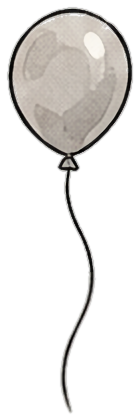
#> input picture videos/12_lenta/reel_friend/anim/kit/balloon.png, 140 x 420 px, given in place of d1_clock_x2.png, which was not available
$ python kit_clock.py
#> lines starting #> are read from the running program, lines starting #| are printed output that depends on the picture
### scripts/anim.py
"""Движение внутри рисунка рилса (25.10, слово владельца: «сильное движение, а не только эффект камеры… профессионально,
не на коленке»). Сцена рилса — модуль videos/NN/reel/anim/<имя>.py со своими слоями и ключами; этот модуль — общее:

- кривые и пружины: cubic-bezier как в After Effects (`bezier`), падение под тяжестью (`gravity`), затухающая пружина
  (`spring`) для отскока и успокоения — числа движения берутся из физики, а не подбором;
- ключи (`Track`): значение по ключевым кадрам, у каждого отрезка своя кривая;
- рисунок на двойках (`on_twos`): рисованное меняется 12 раз в секунду, камера рилса идёт 30 — главный признак
  рисованной анимации (так уже живёт кукла, DOLL_FPS);
- слой (`Layer`): RGBA-вырезка с точкой опоры; ставится поворотом, сдвигом и сжатием вдоль своей оси — фон под ним не
  растягивается (пробник v3 тянул кусок картинки вокруг предмета: «резина»);
- смаз (`smear`): только у движущегося слоя, вдоль скорости, с чётким передним краем — как смаз-кадр аниматора,
  а не среднее нескольких кадров всей картинки (v3: мутное двойное пятно);
- штрихи удара тушью (`impact_strokes`): сужаются к концам, как линия пера, у каждого рисунка чуть свои.

Сцена отдаёт `frame(t, ctx) -> (картинка исходника ×2, камера)`; камера — поправка к окну плана reel.py
(сдвиг, наезд, поворот), её считает сцена: удар, задержка на ударе, тряска — это реакция на событие рисунка.
"""
import math
import importlib.util
import os

import cv2
import numpy as np

DRAW_FPS = 12


def on_twos(t, fps=DRAW_FPS):
    return math.floor(t * fps + 1e-6) / fps


def clamp01(u):
    return 0.0 if u < 0 else 1.0 if u > 1 else u


def bezier(p1x, p1y, p2x, p2y):
    """cubic-bezier(p1x, p1y, p2x, p2y) — та же кривая, что в CSS и After Effects. Возвращает u -> значение."""
    # [9 lines left out: function f, not called in this run]
    return f


LINEAR = lambda u: clamp01(u)                       # noqa: E731
EASE_OUT = bezier(0.22, 1.0, 0.36, 1.0)              # быстрый вход, долгое торможение (ease-out-quint)
EASE_IN = bezier(0.55, 0.0, 1.0, 0.45)               # разгон
EASE_IO = bezier(0.65, 0.0, 0.35, 1.0)
SNAP = bezier(0.16, 1.0, 0.3, 1.0)                    # резкий наезд камеры: 80% пути за первую треть


# [14 lines left out: functions gravity, spring, not called in this run]


class Track:
    """Значение по ключам: [(t, значение, кривая отрезка до следующего ключа)]. Значение — число или кортеж."""

    def __init__(self, keys):
        self.keys = sorted(keys, key=lambda k: k[0])

    # [11 lines left out: function __call__, not called in this run]


class Layer:
    """Вырезка RGBA (float32, альфа 0..1) с точкой опоры в своих координатах."""

    # [17 lines left out: functions __init__, cut, not called in this run]

    def home(self):
        """Точка опоры слоя на рисунке в покое."""
        return self.origin + self.pivot

    # [93 lines left out: functions matrix, draw, _smear, stroke, _vhash, vnoise, not called in this run]


# ПРАВИЛО 28 (владелец 03.11): влёт камеры на 0 с — мощный, красивый, динамичный, ПО УМОЛЧАНИЮ у каждой сцены хука.
# Эталон — рилс 17 «Пашешь, а итог ноль?» (владелец: «пусть это видео будет эталоном… минимум такое приближение… не
# байт в байт, а чтобы одинаковым не было по шаблону… то, что было в старых рилсах, такого никогда не должно быть»).
# Поэтому: (1) прежний мягкий влёт рилсов 08–16 (18 % за 0,25 с, −1,1°, без размытия) из кода удалён — любой вызов
# hook_cam даёт влёт не слабее эталона; (2) у каждого рилса свои параметры: число u ∈ [0, 1] берётся из времени удара
# сцены (своё у каждой озвучки), и каждый параметр идёт от значения эталона (u = 0) только в сторону сильнее, плюс свой
# боковой занос и сторона поворота. Минимум = рилс 17: влёт с 40 % дальше за 0,22 с, перелёт 5 %, поворот 3°,
# размытие движения, второй удар камерой +8 % на ударном слоге.
HOOK28_MIN = dict(zoom=0.40, snap=0.22, over=0.05, roll=3.0, kick=0.08, kick_roll=1.4, freq=1.8, blur=0.5)
HOOK28_MAX = dict(zoom=0.50, snap=0.18, over=0.07, roll=4.2, kick=0.11, kick_roll=2.0, freq=2.2, blur=0.6)
HOOK28_ROLL_SEC, HOOK28_BLUR_MAX, HOOK28_DRIFT = 0.3, 0.07, (60, 40)


# [50 lines left out: functions hook28_params, _hook28_zoom, zoom_blur, hook_cam, not called in this run]


# Рисунок хука двигается сам с первого кадра (владелец 26.10, рилс 08: лента листается уже на первом кадре; в 06 швабра
# начинала дрожать только с 0,15 с). Мера — доля пикселей рисунка, изменившихся между 0 и 0,1 с без камеры.
FIRST_MOTION_DT, FIRST_MOTION_LEVEL = 0.1, 12


# [6 lines left out: function first_frame_motion, not called in this run]


# Стандарт 25 (владелец 03.11: «движение с первого кадра очень интенсивное, ещё динамичнее, чем было»): мера не одного
# шага 0 → 0,1 с, а всей первой секунды кадр за кадром — рисунок не должен ни разу «встать» и в среднем меняться сильно.
OPENING_SEC, OPENING_FPS = 1.0, 30


# [42 lines left out: functions opening_motion, impact_strokes, squash_region, not called in this run]


_FOLLOW = {}
CONTACT_ZONE = 0.4


# [237 lines left out: functions _follow_geo, _centroid, squash_follow, grid, ink_objects, cut_polygon and 6 more, not called in this run]


DARK_BG = 110        # средняя яркость фона вокруг дыры ниже — тёмная стена: LaMa там не проверена (25.10 давала пятна)


def inpaint_bg(img, hole, cache_dir=None, grow=True):
    """ОСНОВНАЯ заливка фона под вырезанным предметом для новых сцен (владелец 02.11: «вообще идеально стало»):
    ореол предмета (свечение, дым) уходит вместе с ним, LaMa продолжает линии сцены (плинтус, пол, край двери),
    тон и зерно — с бумаги этого же рисунка, тень на полу остаётся (scripts/inpaint.py). Считается один раз и
    кладётся в cache_dir. На тёмной стене — прежняя fill_hole (LaMa там не проверена). Возвращает float32 RGB."""
    import inpaint
    img = np.asarray(img, np.float32); hole = np.asarray(hole).astype(bool)
    ring = cv2.dilate(hole.astype(np.uint8), np.ones((31, 31), np.uint8)).astype(bool) & ~hole
    if ring.any() and float(np.median(img[ring].mean(1))) < DARK_BG:
        return fill_hole(img, hole, grain_from="noise")
    if cache_dir:
        return inpaint.cached(img, hole, cache_dir, grow=grow)
    return inpaint.inpaint(img, hole, grow=grow)


# --------------------------------------------------------------------------- нарезка частей тела без артефактов
# Рилс 13 (владелец 02.11, скрин хука 0:00.86): в слой хвоста попали три штриха усов — в рисунке усы щеки проходят через
# просвет завитка, и многоугольник хвоста забрал их; хвост машет — усы висят в воздухе рядом с ним. Тот же класс
# брака у любой части (лапа и шерсть соседа, ухо и прядь чёлки): тонкий штрих принадлежит той части, от которой растёт.
PART_CORE_OPEN = 7        # px: всё тоньше — штрих (ус, волосок, линия), а не тело части
PART_REACH = 10           # px: штрих ближе к телу части — её шерсть; дальше — чужой, уходит в родительский слой
SPUR_BASE = 4             # px: полоса у тела части, где ус и шерсть неразделимы — остаётся части
SPUR_LEN, SPUR_WIDTH = 30, 4.0   # длинный тонкий штрих, торчащий из части (ус через шерсть хвоста), — не её


# [29 lines left out: function split_part, not called in this run]


CLAIM_MIN_LEN = 35          # px: прямой тонкий штрих туши не короче — ус, а не прядь шерсти (пряди — треугольные и короче)
CLAIM_INK, CLAIM_WIDTH = 70, 5  # тушь темнее шерсти (шерсть 60–120); ус не толще 5 px


# [62 lines left out: functions claim_strokes, drop_scene_lines, keep_attached, not called in this run]


PART_UNDERLAP = 14          # px: часть заходит под соседний слой — шов разреза не просвечивает


# [135 lines left out: functions underlap, detached_share, trim_paper_edge, defringe, paper_like, sheet and 2 more, not called in this run]


_SCENES = {}


# [16 lines left out: functions scene, scene_files, not called in this run]


# ── Нарезка по точкам: SAM 2.1 + матирование края + усы (владелец 04.11: «чтобы всё цепляло: телефон в лапах,
# огонёк, усы… главное — лучшее качество») ────────────────────────────────────────────────────────────────────────
# Стенд experiments/cutout (три рисунка, лист compare_3methods.jpg): нынешняя нарезка по туши цепляет линии мебели и
# куски бумаги; BiRefNet вырезает прижатую подушку и фон за телефоном, ест усы (33–147 с, 9 ГБ); SAM 2.1 по точкам
# «кот / не кот» понимает границу предметов, матирование closed-form даёт мягкий край без каймы (3–6 с, 2 ГБ). Чего не
# хватало SAM — усы поверх светлых предметов: их возвращает whisker_alpha.
SAM_REPO, SAM_ZIP = "vietanhdev/segment-anything-2.1-onnx-models", "sam2.1_hiera_small_20260221.zip"   # Apache-2.0
MODEL_DIR = os.environ.get("STICKMAN_MODELS", os.path.expanduser("~/.cache/stickman_models"))
_SAM = {}


# [84 lines left out: functions _sam_sessions, _fill_small_holes, sam_mask, matte_alpha, not called in this run]


WHISKER_REACH = 150    # px ×2: дальше от контура усы не торчат; линия мебели уходит дальше — это не ус
WHISKER_INK = 105      # яркость туши уса (0..255): светлее — это тень или фактура бумаги
WHISKER_SPREAD = 5.0   # px: поперечный разброс штриха; у уса 1–3, у контура капли или дуги подлокотника — больше


# [39 lines left out: functions whisker_alpha, cut_sam, not called in this run]


# ── Фон под слоями — чистая подложка (04.11, стенд experiments/fill): LaMa оставляла призраки (серое пятно шерсти,
# силуэт головы), MI-GAN дорисовывала мусорные линии; модель картинок, перерисовавшая ТОТ ЖЕ рисунок без героя,
# достроила подушку и спинку дивана целиком. В кадр идёт только внутри дыры, после совмещения (ECC) и плавной
# поправки тона по краю. Один платный рисунок на сцену (cx/gpt-image-2.5 medium, 197 550), кэш по содержимому.
PLATE_MODEL, PLATE_SIZE, PLATE_Q = "cx/gpt-image-2.5", "1024x1536", "medium"
PLATE_TONE_MAX = 18          # разница рисунка и подложки, выше которой это уже не тон, а тень, линия или предмет
PLATE_PROMPT = ("Image 1 is a finished drawing. Redraw exactly the same drawing, the same room, furniture, objects, "
                "framing, scale, line work, colours and paper, but WITHOUT {what}: the place where it was shows what is "
                "behind it, the sofa, pillow, floor, wall or furniture continue naturally with their own lines and "
                "colours, as if it had never been there. Nothing else changes: every other object stays in exactly the "
                "same place and size. No letters or numbers anywhere.")


# [55 lines left out: functions _fuse_plate, plate_bg, not called in this run]

### videos/19_opozdal/reel/anim/kit_clock.py
"""Слои хука рилса 19 «Встал рано, а ты опоздал?» для HyperFrames — по базе рилса 13.

Рисунок gen/d1_clock.png ×2 (.cache/anim/d1_clock_x2.png, upscale.py); координаты ×2, сняты сеткой anim.grid 04.11.
Слои: часы целиком (обод, циферблат, подвес) — качаются на гвозде; минутная и часовая стрелки — крутятся; кот (тело со
шарфом и ботинками); хвост (сеткой с физикой, tail_rig); три капли пота. Стена с дверью и полом — фон
(anim.inpaint_bg под каждым предметом). Стена и пол цветные — кота режем по туши (тёмное), а не по «не бумаге»."""
import json
import math
import os
import sys

import cv2
import numpy as np
from PIL import Image

HERE = os.path.dirname(os.path.abspath(__file__)); REEL = os.path.dirname(HERE)
sys.path.insert(0, os.path.join(REEL, "..", "..", "..", "scripts"))
import anim  # noqa: E402
import tail_rig  # noqa: E402

OUT = os.path.join(HERE, "kit")
CACHE = os.path.join(REEL, ".cache", "anim")
ORIGIN = (0, 0)
SIZE = (2048, 3072)
CLOCK_C = (973, 765)              # ось стрелок
NAIL = (982, 88)                  # гвоздь подвеса — ось качания часов
FACE_R, RIM_R0, RIM_R1 = 495, 495, 585
HANGER_BOX = (800, 30, 1170, 240)
CAT_POLY = [(520, 1500), (1000, 1420), (1200, 1450), (1240, 1600), (1300, 1720), (1450, 1790), (1460, 2200),
            (1420, 2560), (1200, 2570), (1160, 2850), (500, 2860), (520, 2620), (600, 2500), (430, 2430), (420, 2200),
            (540, 2150), (520, 2070), (430, 2060), (430, 1900), (520, 1880)]
TAIL_POLY = [(100, 1540), (520, 1540), (520, 2150), (430, 2190), (420, 2430), (610, 2470), (640, 2620), (100, 2620)]
TAIL_PIVOT = (620, 2500)          # основание хвоста у тела
DROPS_BOX = (1195, 1430, 1410, 1740)
FEET = (850, 2800)
HEAD = (1000, 1880)


def fill_smooth(img, hole, k=8, seed=19):
    """Гладкая стена за часами: LaMa на дыре в полстены дорисовывала призрак обода (кольцо из тени). Стена здесь —
    ровный градиент, поэтому заливка — TELEA на копии в k раз меньше + зерно этой же стены, без придумывания линий."""
    H, W = hole.shape
    u8 = np.clip(img, 0, 255).astype(np.uint8)
    sm = cv2.resize(u8, (W // k, H // k), interpolation=cv2.INTER_AREA)
    hs = (cv2.resize(hole.astype(np.uint8), (W // k, H // k), interpolation=cv2.INTER_AREA) > 0).astype(np.uint8)
    hs = cv2.dilate(hs, np.ones((3, 3), np.uint8))
    f = cv2.inpaint(sm, hs, 12, cv2.INPAINT_TELEA)
    f = cv2.GaussianBlur(f.astype(np.float32), (0, 0), 2.0)
    up = cv2.resize(f, (W, H), interpolation=cv2.INTER_CUBIC)
    ring = cv2.dilate(hole.astype(np.uint8), np.ones((61, 61), np.uint8)).astype(bool) & ~hole
    hp = img - cv2.GaussianBlur(img, (0, 0), 3)
    sd = float(hp[ring].std()) if ring.any() else 2.0
    rng = np.random.default_rng(seed)
    noise = cv2.GaussianBlur(rng.normal(0, 1, (H, W)).astype(np.float32), (0, 0), 0.8)
    noise *= sd / max(float(noise.std()), 1e-6)
    up = up + noise[..., None]
    a = cv2.GaussianBlur(hole.astype(np.float32), (0, 0), 3)[..., None]
    a = np.maximum(a, hole[..., None].astype(np.float32))
    return img * (1 - a) + up * a


def fill_holes(m):
    m = (m > 0).astype(np.uint8)
    h, w = m.shape
    ff = m.copy(); pad = np.zeros((h + 2, w + 2), np.uint8)
    cv2.floodFill(ff, pad, (0, 0), 1)
    return (m | (1 - ff)).astype(np.uint8)


def poly_mask(shape, poly):
    reg = np.zeros(shape[:2], np.uint8); cv2.fillPoly(reg, [np.int32(poly)], 1); return reg


def lab_l(A):
    return cv2.cvtColor(np.clip(A, 0, 255).astype(np.uint8), cv2.COLOR_RGB2LAB)[..., 0].astype(np.float32) * 100 / 255


def main():
    os.makedirs(OUT, exist_ok=True)
    A = np.asarray(Image.open(os.path.join(CACHE, "d1_clock_x2.png")).convert("RGB")).astype(np.float32)
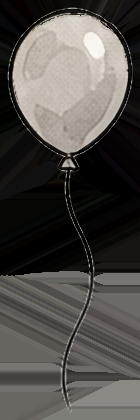
#> A: shape (420, 140, 3) float32; mean R, G, B 79.8, 76.8, 73.3
    H, Wd = A.shape[:2]
#> H = 420; Wd = 140
    L = lab_l(A); sat = A.max(2) - A.min(2)
#> in lab_l, `return cv2.cvtColor(np.clip(A, 0, 255).astype(np.uint8), cv2.COLOR_RGB..`:
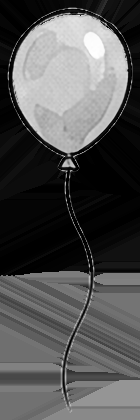
#> returned value: shape (420, 140) float32; min 0, max 97.65, mean 31.6; drawn with min black and max white
#> after `sat = A.max(2) - A.min(2)`:
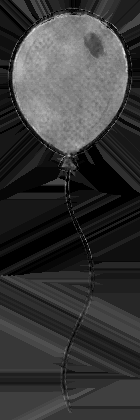
#> sat: shape (420, 140) float32; min 0, max 32, mean 7; drawn with min black and max white
    yy, xx = np.mgrid[0:H, 0:Wd]
    r = np.hypot(xx - CLOCK_C[0], yy - CLOCK_C[1])
    ang = np.degrees(np.arctan2(yy - CLOCK_C[1], xx - CLOCK_C[0]))          # 0° — вправо, по часовой (y вниз)
    # стрелки: тёмное внутри циферблата, по углу (минутная ~ -61°, часовая ~ -152°), ступица — отдельно
    dark = (L < 45) & (r < FACE_R - 20)
#> dark: shape (420, 140) bool; every value is 0
    def adiff(a, b): return np.abs((a - b + 180) % 360 - 180)
#> called with b = -61
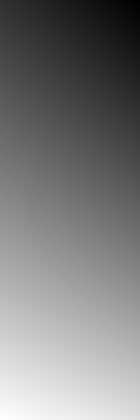
#> returned value: shape (420, 140) float64; min 76.47, max 99.42, mean 87.7; drawn with min black and max white
    hub = dark & (r < 52)
    minute = dark & ~hub & (adiff(ang, -61) < 14)
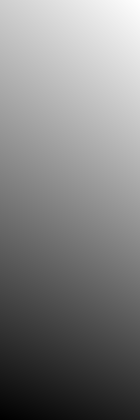
#> ang: shape (420, 140) float64; min -160.4, max -137.5, mean -148.7; drawn with min black and max white
    hour = dark & ~hub & (adiff(ang, -153) < 16)
#> call 2 of adiff, with b = -153
#> in adiff (call 2), `def adiff(a, b): return np.abs((a - b + 180) % 360 - 180)`:
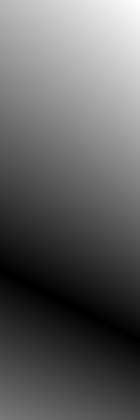
#> returned value: shape (420, 140) float64; min 7.46e-05, max 15.53, mean 5.96; drawn with min black and max white
    k3 = np.ones((3, 3), np.uint8)
    minute = cv2.morphologyEx(minute.astype(np.uint8), cv2.MORPH_CLOSE, k3)
    hour = cv2.morphologyEx(hour.astype(np.uint8), cv2.MORPH_CLOSE, k3)
    hub = fill_holes(cv2.morphologyEx(((L < 60) & (r < 60)).astype(np.uint8), cv2.MORPH_CLOSE, k3))
#> in fill_holes, `cv2.floodFill(ff, pad, (0, 0), 1)`: ff: shape (420, 140); every value is 1
    # всё, что лежит на циферблате (стрелки и их тени), стирается с циферблата
    on_face = ((L < 92) & (r < FACE_R - 15)).astype(np.uint8)
    face_hole = cv2.dilate(on_face, np.ones((15, 15), np.uint8)) > 0
    Af = anim.inpaint_bg(A, face_hole, cache_dir=CACHE)
    # часы: циферблат + обод (оранжевый и тушь) + подвес
    rim = ((sat > 35) | (L < 60)) & (r >= RIM_R0) & (r < RIM_R1)
    x0, y0, x1, y1 = HANGER_BOX
    hang = np.zeros((H, Wd), bool); hang[y0:y1, x0:x1] = True
    hanger = hang & ((sat > 35) | (L < 70)) & (r >= RIM_R0)
    clock = fill_holes(cv2.morphologyEx((rim | hanger | (r < RIM_R0)).astype(np.uint8), cv2.MORPH_CLOSE, np.ones((7, 7), np.uint8)))
    clock &= ((r < 590) | hang).astype(np.uint8)
    # кот: тушь и шерсть (тёмное) внутри многоугольника, всё внутри контура — коту (глаза, рот, шарф, ботинки)
    # капли пота: голубая заливка и её тушь, каждая отдельно (ink_objects слил их в одно пятно с ухом)
    bx0, by0, bx1, by1 = DROPS_BOX
    inbox = np.zeros(A.shape[:2], bool); inbox[by0:by1, bx0:bx1] = True
    blue = inbox & (A[..., 2] - A[..., 0] > 14) & (L > 50)
    blue = cv2.morphologyEx(blue.astype(np.uint8), cv2.MORPH_OPEN, np.ones((3, 3), np.uint8))
    near = cv2.dilate(blue, np.ones((13, 13), np.uint8)) > 0
    dm = fill_holes(cv2.morphologyEx((blue > 0) | (near & (L < 62) & inbox), cv2.MORPH_CLOSE, np.ones((5, 5), np.uint8)) if False else
                    cv2.morphologyEx(((blue > 0) | (near & (L < 62) & inbox)).astype(np.uint8), cv2.MORPH_CLOSE, np.ones((5, 5), np.uint8)))
    n, lab, st, _ = cv2.connectedComponentsWithStats(dm)
    drops = [(lab == i).astype(np.uint8) for i in range(1, n) if st[i, 4] > 600]
    drops_all = cv2.dilate(np.maximum.reduce(drops), np.ones((7, 7), np.uint8)) if drops else 0
    cat_reg, tail_reg = poly_mask(A.shape, CAT_POLY), poly_mask(A.shape, TAIL_POLY)
    cat_reg = cat_reg & (1 - drops_all) if drops else cat_reg
    # силуэт по туши: контур кота, шарфа и ботинок толстый и тёмный — замкнуть и залить всё внутри (глаза, шарф,
    # подошвы); тень на полу светлее (L≈48–65) и остаётся фону
    cat_dark = ((((L < 38)) | ((L < 72) & (sat < 42))) & (cat_reg > 0)).astype(np.uint8)   # тушь + серая шерсть, шарф, ботинки
    cat = fill_holes(cv2.morphologyEx(cat_dark, cv2.MORPH_CLOSE, cv2.getStructuringElement(cv2.MORPH_ELLIPSE, (15, 15)))) & cat_reg
    cat = anim.keep_attached(cat)
    flame = (sat > 70) & (A[..., 0] > 180) & (tail_reg > 0) & (yy < 2160)
    tail_ink = ((L < 42) & (tail_reg > 0)) | flame
    tail_ink = cv2.morphologyEx(tail_ink.astype(np.uint8), cv2.MORPH_CLOSE, np.ones((9, 9), np.uint8))
    tail = anim.keep_attached(fill_holes(cv2.morphologyEx(tail_ink, cv2.MORPH_CLOSE, cv2.getStructuringElement(cv2.MORPH_ELLIPSE, (31, 31)))) & tail_reg & ~cat.astype(bool))
    full = (cat | tail).astype(np.uint8)
    tail, body = anim.split_part(tail, cat)
    tail, body, tail_fill = anim.claim_strokes(A, tail, body)
    tail = anim.underlap(tail, body, full, around=(*TAIL_PIVOT, 200))
    drops.sort(key=lambda o: np.argwhere(o)[:, 0].mean())
    bg = Af.copy()
    flame_all = ((sat > 70) & (A[..., 0] > 180) & (tail_reg > 0) & (yy < 2160)).astype(np.uint8)   # оторванные язычки огня — со стены вон
    bg = fill_smooth(bg, cv2.dilate(clock, np.ones((41, 41), np.uint8)) > 0)    # часы с тенью — гладкой стеной
    for m in [full | flame_all] + drops:
        hole = cv2.dilate(m.astype(np.uint8), np.ones((15, 15), np.uint8)) > 0
        bg = anim.inpaint_bg(bg, hole, cache_dir=CACHE)
    # крошки туши, оставшиеся на бумаге от вырезанного кота и капель (фон теперь кремовый, 04.11): мелкие тёмные пятна
    # левее двери — заливкой; дверь и тень на полу не трогаются
    Lb = lab_l(bg)
    crumbs = ((Lb < 70) & (xx < 1600) & (yy < 2700)).astype(np.uint8)
    n, lab, st, _ = cv2.connectedComponentsWithStats(cv2.dilate(crumbs, np.ones((5, 5), np.uint8)))
    small = np.isin(lab, [i for i in range(1, n) if st[i, 4] < 20000])
    if small.any():
        bg = anim.inpaint_bg(bg, cv2.dilate(small.astype(np.uint8), np.ones((15, 15), np.uint8)) > 0, cache_dir=CACHE)
    Ap, Afp, bg = anim.paper_like(A), anim.paper_like(Af), anim.paper_like(bg)
    Ap_tail = Ap
    if tail_fill.any():
        u8 = np.clip(Ap, 0, 255).astype(np.uint8)
        Ap_tail = cv2.inpaint(u8, cv2.dilate(tail_fill, np.ones((3, 3), np.uint8)), 4, cv2.INPAINT_TELEA).astype(Ap.dtype)
    layers = {}
    parts = [("clock", Afp, clock, False), ("minute", Ap, minute, True), ("hour", Ap, hour, True), ("hub", Ap, hub, True),
             ("tail", Ap_tail, tail, True), ("body", Ap, body, True)]
    parts += [(f"drop{i}", Ap, d, True) for i, d in enumerate(drops)]
    for name, img, m, keep in parts:
        anim.save_layer(OUT, name, img, m.astype(np.uint8), layers, keep_attached_=keep)
    ox, oy = ORIGIN; w, h = SIZE
    Image.fromarray(np.clip(bg[oy:oy + h, ox:ox + w], 0, 255).astype(np.uint8)).save(os.path.join(OUT, "bg.png"))
    tx, ty = layers["tail"]["xy"]
    tail_rig.prepare_part(os.path.join(OUT, "tail.png"), attach=(TAIL_PIVOT[0] - tx, TAIL_PIVOT[1] - ty), out_dir=OUT, name="tail")
    meta = dict(origin=ORIGIN, size=SIZE, layers=layers, tail_pivot=TAIL_PIVOT, feet=FEET, head=HEAD, clock_c=CLOCK_C,
                nail=NAIL, drops=len(drops), fps=30)
    json.dump(meta, open(os.path.join(OUT, "kit.json"), "w"), indent=1)
    # лист слоёв на синем — глазами
    sheet = np.zeros((H, Wd, 3), np.float32); sheet[:] = (60, 90, 170)
    for name, *_ in parts:
        L_ = layers[name]; im = np.asarray(Image.open(os.path.join(OUT, name + ".png")).convert("RGBA")).astype(np.float32)
        x, y = L_["xy"]; hh, ww = im.shape[:2]; a = im[..., 3:4] / 255
        sheet[y:y + hh, x:x + ww] = sheet[y:y + hh, x:x + ww] * (1 - a) + im[..., :3] * a
    left = ((L < 45) & ~cv2.dilate(np.maximum.reduce([clock, full] + drops), np.ones((5, 5), np.uint8)).astype(bool))
    Image.fromarray((left * 255).astype(np.uint8)).resize((512, 768)).save(os.path.join(CACHE, "kit_left.png"))
    Image.fromarray(np.clip(np.concatenate([sheet, bg], 1), 0, 255).astype(np.uint8)).resize((1024, 768)).save(
        os.path.join(CACHE, "kit_sheet.jpg"))
    print(json.dumps({k: v for k, v in meta.items() if k != "layers"}), {k: (v["xy"], v["wh"]) for k, v in layers.items()})


if __name__ == "__main__":
    main()
#> (the call stopped at in inpaint_bg, `return inpaint.cached(img, hole, cache_dir, grow=grow)`: inpaint is not available in this run)

$ run again, on videos/12_lenta/reel_friend/anim/kit/people.png
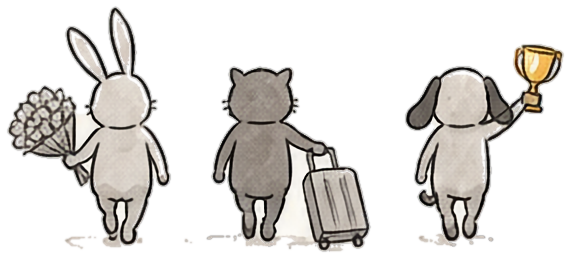
#> input picture videos/12_lenta/reel_friend/anim/kit/people.png, 571 x 259 px, given in place of d1_clock_x2.png, which was not available
#> dark: shape (259, 571) bool; every value is 0
#> in adiff, `def adiff(a, b): return np.abs((a - b + 180) % 360 - 180)`:
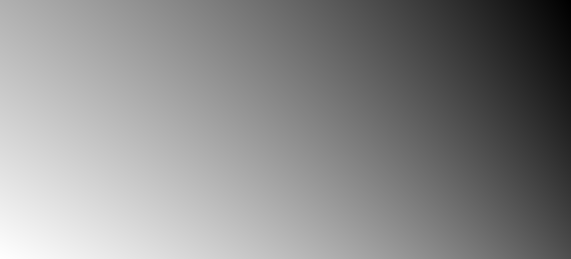
#> returned value: shape (259, 571) float64; min 56.78, max 91.48, mean 75.5; drawn with min black and max white
#> in main, `minute = dark & ~hub & (adiff(ang, -61) < 14)`:
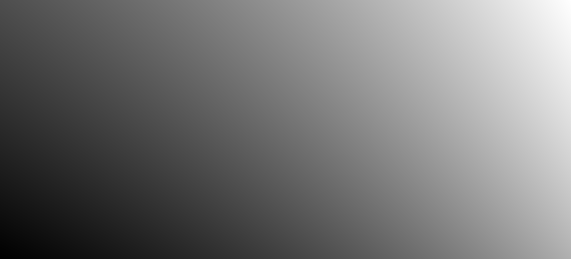
#> ang: shape (259, 571) float64; min -152.5, max -117.8, mean -136.5; drawn with min black and max white
#> ff: shape (259, 571); every value is 1
